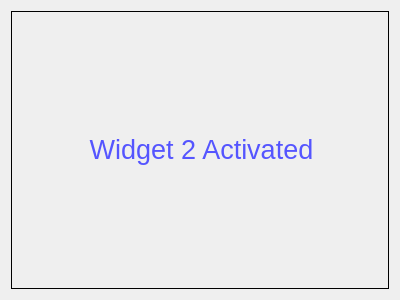
<?xml version="1.0" encoding="UTF-8"?>
<ui version="4.0">
 <class>Widget2</class>
 <widget class="QWidget" name="Widget2">
  <property name="geometry">
   <rect>
    <x>0</x>
    <y>0</y>
    <width>400</width>
    <height>300</height>
   </rect>
  </property>
  <property name="windowTitle">
   <string>Form</string>
  </property>
  <layout class="QVBoxLayout" name="verticalLayout">
   <item>
    <widget class="QLabel" name="label">
     <property name="frameShape">
      <enum>QFrame::Box</enum>
     </property>
     <property name="text">
      <string>&lt;html&gt;&lt;head/&gt;&lt;body&gt;&lt;p align=&quot;center&quot;&gt;&lt;span style=&quot; font-size:20pt; color:#5555ff;&quot;&gt;Widget 2 Activated&lt;/span&gt;&lt;/p&gt;&lt;/body&gt;&lt;/html&gt;</string>
     </property>
    </widget>
   </item>
  </layout>
 </widget>
 <resources/>
 <connections/>
</ui>
